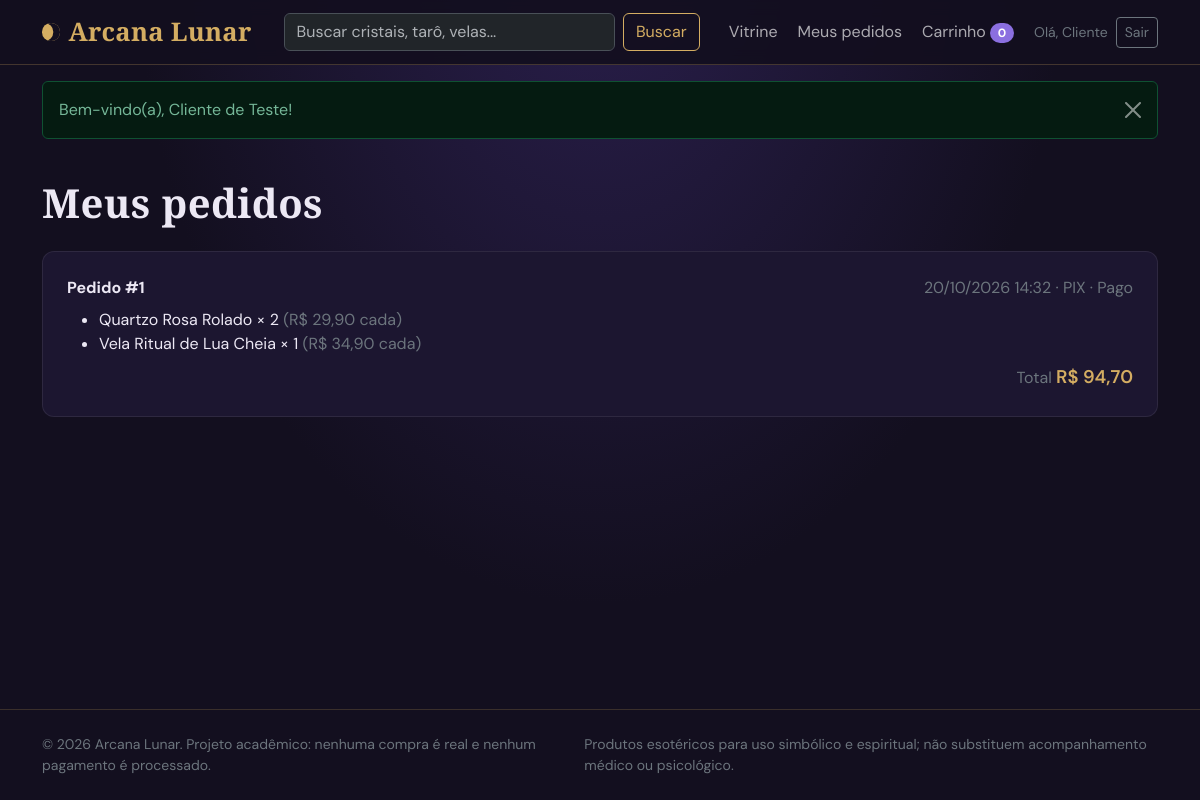
/meus_pedidos.php (signed in), run on the app's committed database.
### tables this page shows
CREATE TABLE pedidos (
    id               INT UNSIGNED NOT NULL AUTO_INCREMENT,
    usuario_id       INT UNSIGNED NOT NULL,
    data_pedido      DATETIME NOT NULL DEFAULT CURRENT_TIMESTAMP,
    forma_pagamento  ENUM('pix','boleto','cartao') NOT NULL,
    total            DECIMAL(10,2) NOT NULL,
    status           VARCHAR(20) NOT NULL DEFAULT 'pago',
    PRIMARY KEY (id),
    KEY idx_pedidos_usuario (usuario_id),
    CONSTRAINT fk_pedidos_usuario FOREIGN KEY (usuario_id)
        REFERENCES usuarios (id) ON UPDATE CASCADE ON DELETE RESTRICT,
    CONSTRAINT ck_pedidos_total CHECK (total >= 0)
);

CREATE TABLE itens_pedido (
    id              INT UNSIGNED NOT NULL AUTO_INCREMENT,
    pedido_id       INT UNSIGNED NOT NULL,
    produto_id      INT UNSIGNED NOT NULL,
    quantidade      INT UNSIGNED NOT NULL,
    preco_unitario  DECIMAL(10,2) NOT NULL,
    PRIMARY KEY (id),
    UNIQUE KEY uq_item_pedido_produto (pedido_id, produto_id),
    KEY idx_itens_produto (produto_id),
    CONSTRAINT fk_itens_pedido FOREIGN KEY (pedido_id)
        REFERENCES pedidos (id) ON UPDATE CASCADE ON DELETE CASCADE,
    CONSTRAINT fk_itens_produto FOREIGN KEY (produto_id)
        REFERENCES produtos (id) ON UPDATE CASCADE ON DELETE RESTRICT,
    CONSTRAINT ck_itens_quantidade CHECK (quantidade > 0),
    CONSTRAINT ck_itens_preco CHECK (preco_unitario >= 0)
);

CREATE TABLE produtos (
    id            INT UNSIGNED NOT NULL AUTO_INCREMENT,
    categoria_id  INT UNSIGNED NOT NULL,
    nome          VARCHAR(150) NOT NULL,
    descricao     TEXT NOT NULL,
    preco         DECIMAL(10,2) NOT NULL,
    estoque       INT UNSIGNED NOT NULL DEFAULT 0,
    imagem        VARCHAR(255) NULL,
    ativo         TINYINT(1) NOT NULL DEFAULT 1,
    criado_em     TIMESTAMP NOT NULL DEFAULT CURRENT_TIMESTAMP,
    PRIMARY KEY (id),
    KEY idx_produtos_categoria (categoria_id),
    KEY idx_produtos_ativo (ativo),
    CONSTRAINT fk_produtos_categoria FOREIGN KEY (categoria_id)
        REFERENCES categorias (id) ON UPDATE CASCADE ON DELETE RESTRICT,
    CONSTRAINT ck_produtos_preco CHECK (preco >= 0)
);

### includes/db.php (called while the page is built, shortened)
<?php
function db(): PDO
{
    static $pdo = null;
    if ($pdo instanceof PDO) {
        return $pdo;
    }
    $host  = env('DB_HOST');
    $porta = env('DB_PORT', '3306');
    $nome  = env('DB_NAME');
    $user  = env('DB_USER');
    $pass  = env('DB_PASS');
    $dsn = 'mysql:host=' . $host . ';port=' . $porta . ';dbname=' . $nome . ';charset=utf8mb4';
    try {
        $pdo = new PDO($dsn, $user, $pass, [
            PDO::ATTR_ERRMODE            => PDO::ERRMODE_EXCEPTION,
            PDO::ATTR_DEFAULT_FETCH_MODE => PDO::FETCH_ASSOC,
            PDO::ATTR_EMULATE_PREPARES   => false,
        ]);
    } catch (PDOException $ex) {
        error_log('Falha na conexão com o banco: ' . $ex->getMessage());
        http_response_code(500);
        exit('Não foi possível conectar ao banco de dados. Verifique o .env e se o MySQL está ligado.');
    }
    return $pdo;
}

### includes/helpers.php (called while the page is built, shortened)
<?php
function e($valor): string
{
    return htmlspecialchars((string) $valor, ENT_QUOTES | ENT_SUBSTITUTE, 'UTF-8');
}
function para_centavos($valor): int
{
    return (int) round(((float) $valor) * 100);
}
function moeda_centavos(int $centavos): string
{
    return 'R$ ' . number_format($centavos / 100, 2, ',', '.');
}
function moeda($valor): string
{
    return moeda_centavos(para_centavos($valor));
}
function rotulo_pagamento(string $metodo): string
{
    $mapa = ['pix' => 'PIX', 'boleto' => 'Boleto', 'cartao' => 'Cartão'];
    return $mapa[$metodo] ?? $metodo;
}
function formatar_data(string $data): string
{
    $t = strtotime($data);
    return $t === false ? $data : date('d/m/Y H:i', $t);
}

### includes/pedidos.php (called while the page is built, shortened)
<?php
function itens_do_pedido(int $pedidoId): array
{
    $st = db()->prepare(
        'SELECT ip.quantidade, ip.preco_unitario, pr.nome
           FROM itens_pedido ip
           JOIN produtos pr ON pr.id = ip.produto_id
          WHERE ip.pedido_id = :id
          ORDER BY ip.id'
    );
    $st->execute(['id' => $pedidoId]);
    return $st->fetchAll();
}

### meus_pedidos.php (the view, shortened to what this page needs)
<?php
$st = db()->prepare('SELECT id, data_pedido, forma_pagamento, total, status FROM pedidos WHERE usuario_id = :usuario ORDER BY data_pedido DESC, id DESC');
$st->execute(['usuario' => usuario_logado()['id']]);
$pedidos = $st->fetchAll();
require __DIR__ . '/includes/header.php';
?>
<div class="container py-4">
    <h1 class="mb-4">Meus pedidos</h1>
    <?php if (!$pedidos): ?>
        <div class="painel text-center py-5">
            <p class="text-secondary">Você ainda não fez nenhum pedido.</p>
            <a class="btn btn-ouro" href="<?= e(url('index.php')) ?>">Ir para a vitrine</a>
        </div>
    <?php else: foreach ($pedidos as $p): ?>
        <div class="painel mb-3">
            <div class="d-flex flex-wrap justify-content-between gap-2 mb-2">
                <strong>Pedido #<?= (int) $p['id'] ?></strong>
                <span class="text-secondary"><?= e(formatar_data($p['data_pedido'])) ?> · <?= e(rotulo_pagamento($p['forma_pagamento'])) ?> · <?= e(ucfirst($p['status'])) ?></span>
            </div>
            <ul class="mb-2">
                <?php foreach (itens_do_pedido((int) $p['id']) as $i): ?>
                    <li><?= e($i['nome']) ?> × <?= (int) $i['quantidade'] ?> <span class="text-secondary">(<?= e(moeda($i['preco_unitario'])) ?> cada)</span></li>
                <?php endforeach; ?>
            </ul>
            <div class="text-end"><span class="text-secondary">Total </span><span class="preco"><?= e(moeda($p['total'])) ?></span></div>
        </div>
    <?php endforeach; endif; ?>
</div>
<?php require __DIR__ . '/includes/footer.php'; ?>

### assets/css/style.css (style rules this page uses)
:root { --noite: #130f1f; --noite-2: #1c1630; --nevoa: #2b2245; --ametista: #8b6fe0; --ouro: #d4ad62; --ouro-escuro: #b38d45; --lua: #ece8f4; --quartzo: #e3a8bd; --fonte-titulo: "Cormorant Garamond", Georgia, "Times New Roman", serif; --fonte-texto: "DM Sans", system-ui, -apple-system, "Segoe UI", Roboto, sans-serif; }
body { font-family: var(--fonte-texto); background: radial-gradient(ellipse at 50% -10%, #2a1f4d 0%, var(--noite) 55%) fixed; color: var(--lua); min-height: 100vh; display: flex; flex-direction: column; }
h1, h2, h3, h4, .titulo-arcano, .marca { font-family: var(--fonte-titulo); letter-spacing: .01em; }
h1, h2, h3 { font-weight: 700; }
.preco { color: var(--ouro); font-weight: 600; font-size: 1.15rem; }
.painel { background: var(--noite-2); border: 1px solid rgba(255, 255, 255, .08); border-radius: .75rem; padding: 1.5rem; }

### data on the page
pedidos: id "1", data_pedido "20/10/2026 14:32", forma_pagamento "PIX", status "Pago", total "R$ 94,70"
itens_pedido: produto.nome "Quartzo Rosa Rolado", quantidade "2", preco_unitario "R$ 29,90"
itens_pedido: produto.nome "Vela Ritual de Lua Cheia", quantidade "1", preco_unitario "R$ 34,90"

### other printed values
APP_NOME "Arcana Lunar"
$qtdCarrinho "0"
explode(' ', $usuario['nome'])[0] "Cliente"
$f['msg'] "Bem-vindo(a), Cliente de Teste!"
